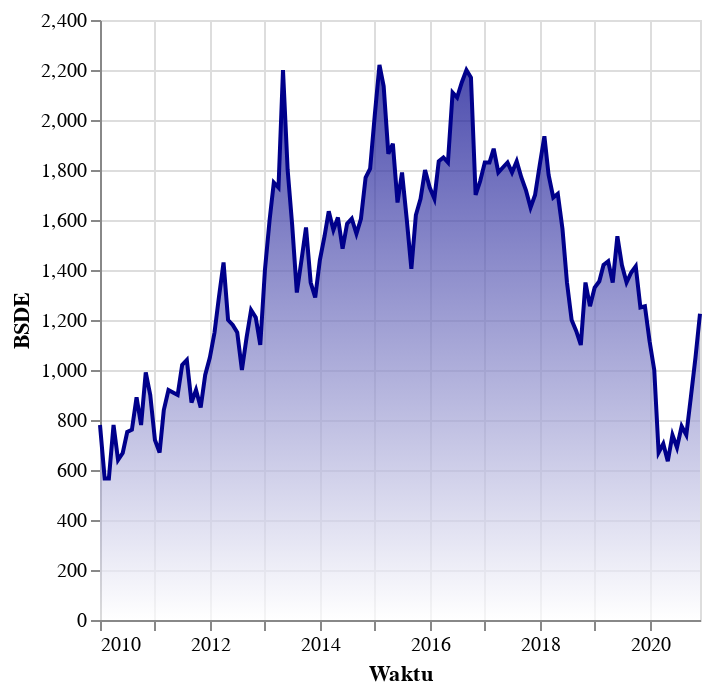

Notebook source saved alongside this figure:
### Code cell
p3= Data1 |>
@vlplot(
    mark={:area,
    line={color="darkblue"},
    color={x1=1,y1=1,x2=1,y2=0,gradient=:linear,
    stops=[{offset=0,color="white"},{offset=1,color="darkblue"}]}},
    x="Waktu:t",
    y="BSDE:q"
)

### Figure 1 — Vega-Lite specification as saved in the notebook (floating-point values rounded to 4 significant figures; data arrays with more than 128 entries replaced by an {"elided": "..."} marker saying what was removed)
{"data": {"values": {"elided": "132 records"}}, "encoding": {"x": {"field": "Waktu", "type": "temporal"}, "y": {"field": "BSDE", "type": "quantitative"}}, "mark": {"color": {"gradient": "linear", "stops": [{"color": "white", "offset": 0}, {"color": "darkblue", "offset": 1}], "x1": 1, "x2": 1, "y1": 1, "y2": 0}, "line": {"color": "darkblue"}, "type": "area"}}
